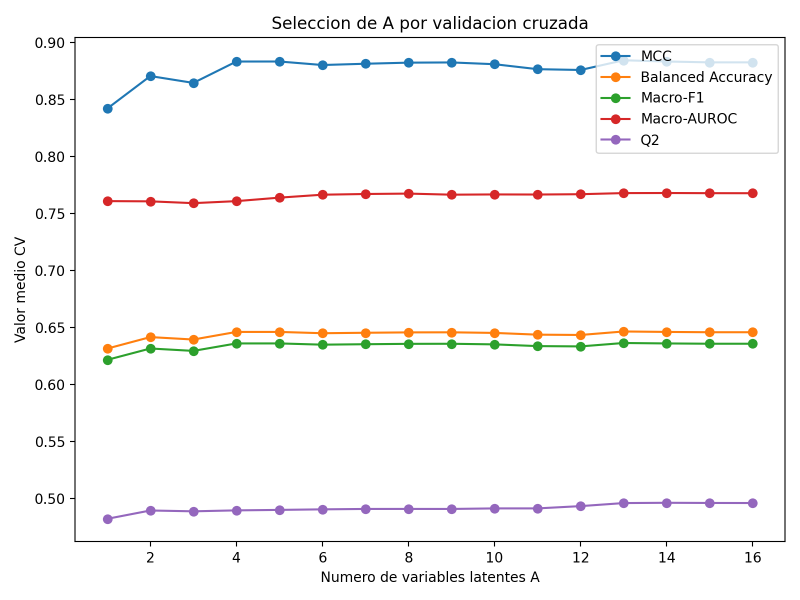
#> input picture projects/process-monitoring-and-plsda/figures/01_cv_metricas_vs_A.png, 1600 x 1200 px (shown at 1/2 size)
$ python build_plsda_summary_panel.py
#> lines starting #> are read from the running program, lines starting #| are printed output that depends on the picture
from __future__ import annotations

from pathlib import Path

import matplotlib.pyplot as plt
import matplotlib.image as mpimg


ROOT = Path(__file__).resolve().parents[1]
FIGURES = ROOT / "figures"


PANELS = [
    ("01_cv_metricas_vs_A.png", "Cross-validation", "Model selection across latent components."),
    ("11_matriz_confusion_normalizada.png", "Confusion matrix", "Class-oriented evaluation in the final PLS-DA setting."),
    ("12_vip.png", "VIP profile", "Variable-importance summary for the discriminant model."),
    ("13_permutation_test_mcc.png", "Permutation test", "Stability check against random label structure."),
]


def load_image(name: str):
#> called with name = '01_cv_metricas_vs_A.png'
    return mpimg.imread(FIGURES / name)
#> returned value is the input picture: shape (1200, 1600, 4) float32; mean R, G, B, A 0.975, 0.972, 0.97, 1


def main() -> None:
    fig, axes = plt.subplots(2, 2, figsize=(14.8, 11.2), facecolor="white")
    axes = axes.ravel()

    for ax, (filename, title, subtitle) in zip(axes, PANELS):
        img = load_image(filename)
        ax.imshow(img)
        ax.set_title(title, fontsize=14.5, fontweight="bold", pad=10)
        ax.text(
            0.5,
            -0.07,
            subtitle,
            transform=ax.transAxes,
            ha="center",
            va="top",
            fontsize=9.8,
            color="#555555",
        )
        ax.axis("off")

    fig.suptitle("PLS-DA monitoring summary", fontsize=22, fontweight="bold", y=0.98)
    fig.text(
        0.5,
        0.02,
        "Representative portfolio view combining model selection, class-level behaviour, variable importance and validation.",
        ha="center",
        fontsize=10.5,
        color="#555555",
    )
    fig.subplots_adjust(left=0.03, right=0.97, top=0.90, bottom=0.08, hspace=0.20, wspace=0.08)
    out_path = FIGURES / "plsda_summary_panel.png"
    fig.savefig(out_path, dpi=320, bbox_inches="tight")
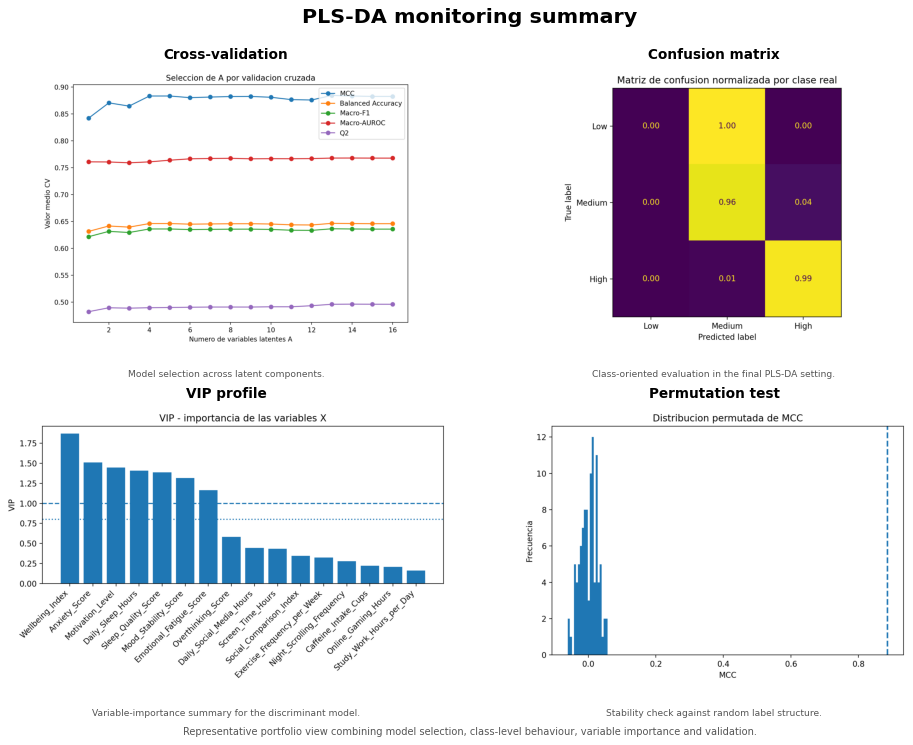
#> figure drawn by matplotlib, 4 panels
    plt.close(fig)
    print(out_path)


if __name__ == "__main__":
    main()
